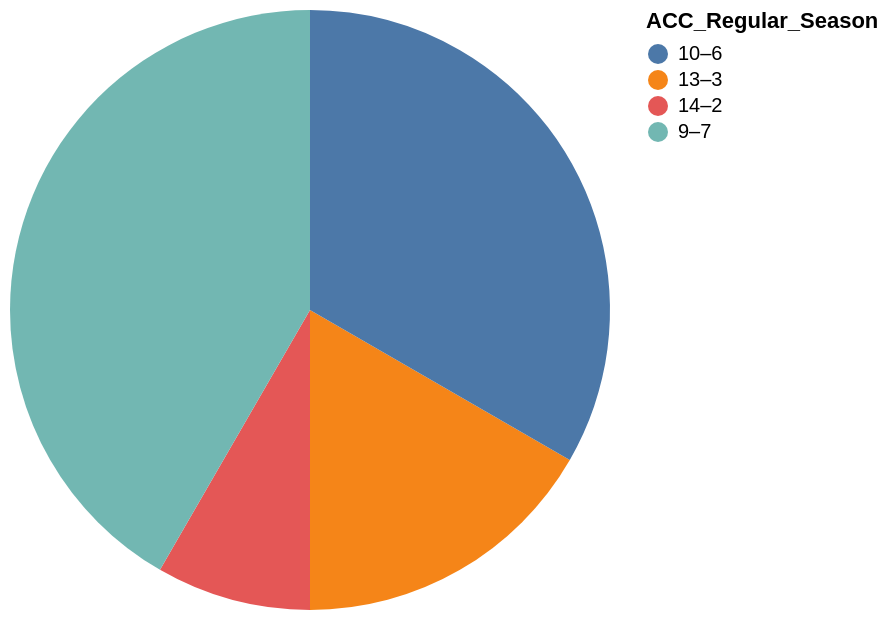

Express this chart as Vega-Lite.
### Vega-Lite specification from a JSON file in a GitHub repository (floating-point values rounded to 4 significant figures)
{"data": {"values": [{"x_data": "14–2", "y_data": 1}, {"x_data": "13–3", "y_data": 2}, {"x_data": "10–6", "y_data": 4}, {"x_data": "9–7", "y_data": 5}]}, "mark": "arc", "encoding": {"theta": {"field": "y_data", "type": "quantitative", "title": "School_ID"}, "color": {"field": "x_data", "type": "nominal", "title": "ACC_Regular_Season"}}}
